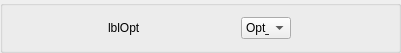
<?xml version="1.0" encoding="UTF-8"?>
<ui version="4.0">
 <class>GroupBox</class>
 <widget class="QGroupBox" name="GroupBox">
  <property name="geometry">
   <rect>
    <x>0</x>
    <y>0</y>
    <width>401</width>
    <height>49</height>
   </rect>
  </property>
  <property name="sizePolicy">
   <sizepolicy hsizetype="Expanding" vsizetype="Maximum">
    <horstretch>0</horstretch>
    <verstretch>0</verstretch>
   </sizepolicy>
  </property>
  <property name="windowTitle">
   <string>GroupBox</string>
  </property>
  <layout class="QHBoxLayout" name="horizontalLayout">
   <item>
    <widget class="QLabel" name="lblOpt">
     <property name="sizePolicy">
      <sizepolicy hsizetype="Maximum" vsizetype="Maximum">
       <horstretch>0</horstretch>
       <verstretch>0</verstretch>
      </sizepolicy>
     </property>
     <property name="text">
      <string>lblOpt</string>
     </property>
    </widget>
   </item>
   <item>
    <widget class="QComboBox" name="cmbOpt">
     <property name="sizePolicy">
      <sizepolicy hsizetype="Minimum" vsizetype="Expanding">
       <horstretch>1</horstretch>
       <verstretch>0</verstretch>
      </sizepolicy>
     </property>
     <property name="maximumSize">
      <size>
       <width>50</width>
       <height>16777215</height>
      </size>
     </property>
     <property name="frame">
      <bool>true</bool>
     </property>
     <item>
      <property name="text">
       <string>Opt_00</string>
      </property>
     </item>
     <item>
      <property name="text">
       <string>Opt_01</string>
      </property>
     </item>
    </widget>
   </item>
  </layout>
 </widget>
 <resources/>
 <connections/>
</ui>
